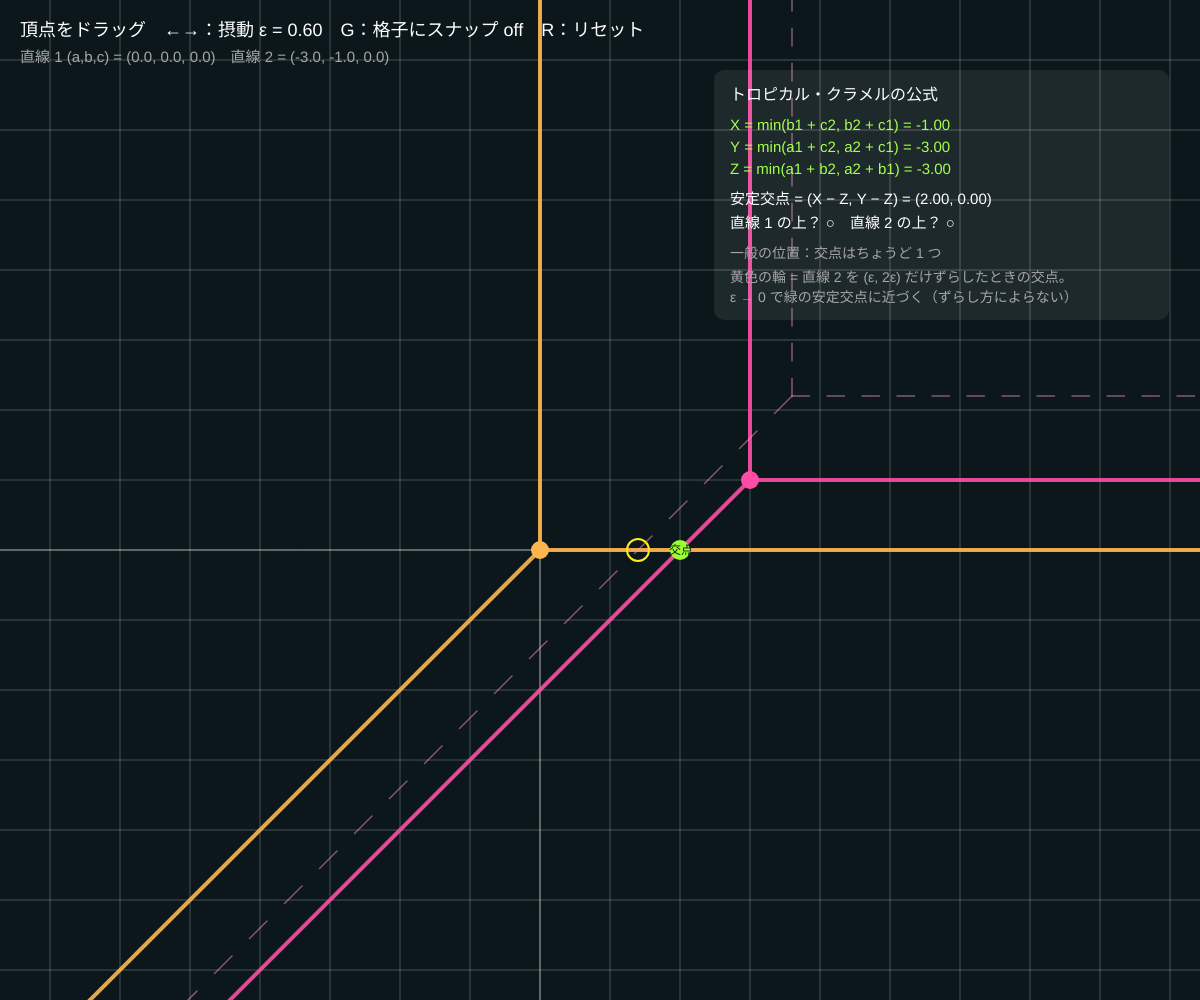
Frame 1 (no input)
Frame 60 (no input): identical to frame 1, image omitted
Frame 120 (the mouse pressed at the canvas centre since frame 60): identical to frame 1, image omitted

The p5.js sketch that drew this single still picture (run headless with seeded random() and noise() and a simulated clock; from frame 60 on, the mouse is pressed at the canvas centre):

// p5.js sketch
// ── sketch.js
// ============================================
// 03 2 本のトロピカル直線は 1 点で交わる
// 一般の位置にある 2 本のトロピカル直線はちょうど 1 点で交わる（ふつうの直線と同じ）
//   重なってしまう（半直線が共有される）ときは「安定交点」：少しずらした交点の極限。
//   安定交点はトロピカル・クラメルの公式で一発で求まる：
//   X = (b1⊗c2) ⊕ (b2⊗c1),  Y = (a1⊗c2) ⊕ (a2⊗c1),  Z = (a1⊗b2) ⊕ (a2⊗b1)  → 交点 (X − Z, Y − Z)
// 2 つの頂点をドラッグ / ←→ = 摂動の大きさ ε / G = 頂点を格子にスナップ / R = リセット
// ============================================

let L1 = { a: 0, b: 0, c: 0 };       // ★ 直線 1 の係数 min(a + x, b + y, c)
let L2 = { a: -3, b: -1, c: 0 };     // ★ 直線 2
let eps = 0.6;                       // ★ 摂動の大きさ（←→）
let snap = false;
let sc = 70, ox, oy, dragging = null;

function setup() {
  createCanvas(windowWidth, windowHeight);
  colorMode(HSB, 360, 100, 100, 100);
  textFont('Helvetica');
  ox = width * 0.45; oy = height * 0.55;
}
function toX(x) { return ox + x * sc; }
function toY(y) { return oy - y * sc; }
function vert(L) { return { x: L.c - L.a, y: L.c - L.b }; }

// ★ トロピカル・クラメルの公式（min 流儀）→ 安定交点
function cramer(P, Q) {
  let X = Math.min(P.b + Q.c, Q.b + P.c);
  let Y = Math.min(P.a + Q.c, Q.a + P.c);
  let Z = Math.min(P.a + Q.b, Q.a + P.b);
  return { x: X - Z, y: Y - Z };
}
// 点が直線 L の上にあるか（最小が 2 回とられる）
function onLine(L, p) {
  let v = [L.a + p.x, L.b + p.y, L.c].sort((u, w) => u - w);
  return v[1] - v[0] < 1e-6;
}
// 2 本が半直線を共有しているか（頂点が同じ x, 同じ y, または同じ対角線上）
function overlapInfo() {
  let v1 = vert(L1), v2 = vert(L2);
  if (Math.abs(v1.x - v2.x) < 1e-6) return '同じ x の上にある → 縦の半直線が重なる';
  if (Math.abs(v1.y - v2.y) < 1e-6) return '同じ y の上にある → 横の半直線が重なる';
  if (Math.abs((v1.x - v1.y) - (v2.x - v2.y)) < 1e-6) return '同じ対角線の上にある → 斜めの半直線が重なる';
  return null;
}

function drawLine(L, hue, wgt) {
  let v = vert(L);
  for (let d of [[1, 0], [0, 1], [-1, -1]]) {
    stroke(hue, 70, 100, 90); strokeWeight(wgt);
    line(toX(v.x), toY(v.y), toX(v.x + d[0] * 100), toY(v.y + d[1] * 100));
  }
  noStroke(); fill(hue, 70, 100); circle(toX(v.x), toY(v.y), 18);
}

function draw() {
  background(190, 55, 10);
  stroke(0, 0, 100, 25); strokeWeight(1);
  for (let g = -12; g <= 12; g++) { line(toX(g), 0, toX(g), height); line(0, toY(g), width, toY(g)); }
  stroke(0, 0, 100, 50); line(toX(0), 0, toX(0), height); line(0, toY(0), width, toY(0));

  let ov = overlapInfo();
  // 重なっているときは、重なった部分を黄色で強調
  if (ov) {
    let v1 = vert(L1), v2 = vert(L2);
    stroke(55, 90, 100, 60); strokeWeight(14);
    // 共有される半直線：2 つの頂点を結ぶ線分 + その先
    let dx = Math.sign(v2.x - v1.x), dy = Math.sign(v2.y - v1.y);
    let d = Math.abs(v1.x - v2.x) < 1e-6 ? [0, 1] : Math.abs(v1.y - v2.y) < 1e-6 ? [1, 0] : [-1, -1];
    let far = (d[0] * dx + d[1] * dy >= 0) ? v2 : v1;   // 方向 d で遠いほう
    line(toX(far.x), toY(far.y), toX(far.x + d[0] * 100), toY(far.y + d[1] * 100));
    line(toX(v1.x), toY(v1.y), toX(v2.x), toY(v2.y));
  }
  drawLine(L1, 35, 4);
  drawLine(L2, 330, 4);

  // 摂動した直線 2（点線）と、その交点
  let P2 = { a: L2.a - eps, b: L2.b - 2 * eps, c: L2.c };
  let vp = vert(P2);
  for (let d of [[1, 0], [0, 1], [-1, -1]]) {
    stroke(330, 40, 100, 50); strokeWeight(1.5);
    for (let s = 0; s < 30; s += 0.5) line(toX(vp.x + d[0] * s), toY(vp.y + d[1] * s), toX(vp.x + d[0] * (s + 0.25)), toY(vp.y + d[1] * (s + 0.25)));
  }
  let pPert = cramer(L1, P2);
  noFill(); stroke(55, 90, 100); strokeWeight(2); circle(toX(pPert.x), toY(pPert.y), 22);

  // 安定交点（クラメル）
  let p = cramer(L1, L2);
  noStroke(); fill(90, 80, 100); circle(toX(p.x), toY(p.y), 20);
  fill(0, 0, 10); textSize(12); text('交点', toX(p.x) - 11, toY(p.y) + 4);

  // テキスト
  noStroke(); fill(0, 0, 100); textSize(18);
  text('頂点をドラッグ　←→：摂動 ε = ' + nf(eps, 1, 2) + '　G：格子にスナップ ' + (snap ? 'ON' : 'off') + '　R：リセット', 20, 36);
  fill(0, 0, 65); textSize(15);
  text('直線 1 (a,b,c) = (' + nf(L1.a, 1, 1) + ', ' + nf(L1.b, 1, 1) + ', ' + nf(L1.c, 1, 1) + ')　直線 2 = (' + nf(L2.a, 1, 1) + ', ' + nf(L2.b, 1, 1) + ', ' + nf(L2.c, 1, 1) + ')', 20, 62);

  let px = width - 470, py = 100;
  fill(0, 0, 100, 8); rect(px - 16, py - 30, 455, 250, 10);
  fill(0, 0, 100); textSize(16);
  text('トロピカル・クラメルの公式', px, py);
  fill(90, 70, 100); textSize(15);
  text('X = min(b1 + c2, b2 + c1) = ' + nf(Math.min(L1.b + L2.c, L2.b + L1.c), 1, 2), px, py + 30);
  text('Y = min(a1 + c2, a2 + c1) = ' + nf(Math.min(L1.a + L2.c, L2.a + L1.c), 1, 2), px, py + 52);
  text('Z = min(a1 + b2, a2 + b1) = ' + nf(Math.min(L1.a + L2.b, L2.a + L1.b), 1, 2), px, py + 74);
  fill(0, 0, 100);
  text('安定交点 = (X − Z, Y − Z) = (' + nf(p.x, 1, 2) + ', ' + nf(p.y, 1, 2) + ')', px, py + 104);
  text('直線 1 の上？ ' + (onLine(L1, p) ? '○' : '×') + '　直線 2 の上？ ' + (onLine(L2, p) ? '○' : '×'), px, py + 128);
  fill(ov ? 55 : 0, ov ? 90 : 0, ov ? 100 : 65); textSize(14);
  text(ov ? '重なっている：' + ov : '一般の位置：交点はちょうど 1 つ', px, py + 158);
  fill(0, 0, 65);
  text('黄色の輪 = 直線 2 を (ε, 2ε) だけずらしたときの交点。', px, py + 182);
  text('ε → 0 で緑の安定交点に近づく（ずらし方によらない）', px, py + 202);
}

function mousePressed() {
  dragging = null;
  for (let L of [L1, L2]) { let v = vert(L); if (dist(mouseX, mouseY, toX(v.x), toY(v.y)) < 24) dragging = L; }
}
function mouseDragged() {
  if (!dragging) return;
  let x = (mouseX - ox) / sc, y = (oy - mouseY) / sc;
  if (snap) { x = Math.round(x); y = Math.round(y); }
  dragging.a = constrain(dragging.c - x, -10, 10);
  dragging.b = constrain(dragging.c - y, -10, 10);
}
function mouseReleased() { dragging = null; }
function keyPressed() {
  if (key === LEFT_ARROW) eps = Math.max(0.05, eps - 0.1);
  if (key === RIGHT_ARROW) eps = Math.min(2, eps + 0.1);
  if (key === 'g' || key === 'G') snap = !snap;
  if (key === 'r' || key === 'R') { L1 = { a: 0, b: 0, c: 0 }; L2 = { a: -3, b: -1, c: 0 }; }
}

// ---------- やってみよう ----------
// 1. 頂点を動かして、交点が「必ず 1 つ」になることを確かめよう。交点が頂点に来るのはどんなとき？
// 2. G でスナップして 2 つの頂点を同じ x に置く（半直線が重なる）。安定交点はどこ？ ε を変えても同じ？
// 3. 直線 2 のずらし方を (ε, 2ε) でなく (2ε, ε) に変えても極限が同じか試そう
// 4. 2 点を通るトロピカル直線もクラメルで求まる（係数 = 2 点の座標の 2×2 トロピカル行列式）。書いてみよう
